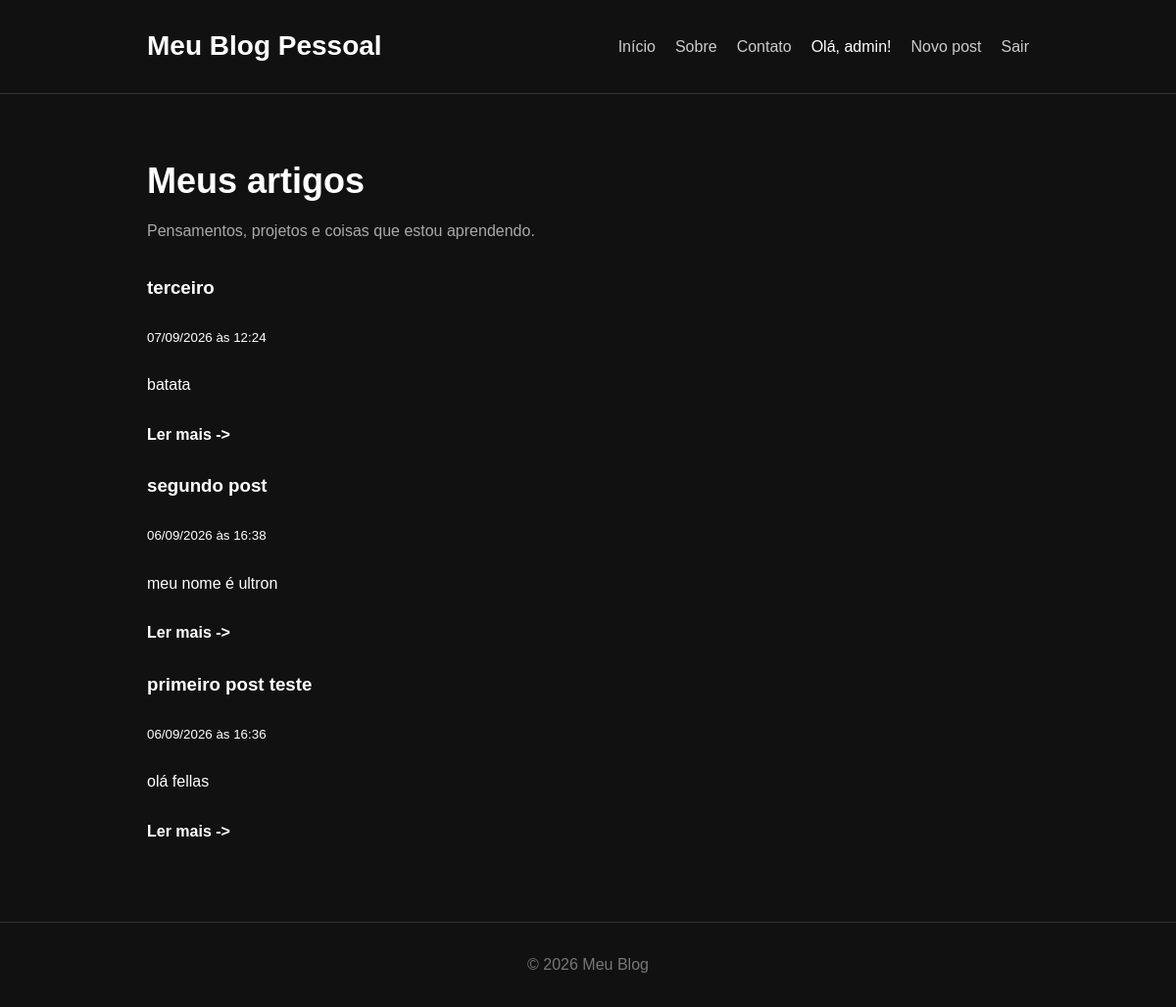
The page / (signed in) on the database its author committed.
### tables this page shows
CREATE TABLE users (
            id INTEGER PRIMARY KEY AUTOINCREMENT,
            username TEXT NOT NULL UNIQUE,
            password TEXT NOT NULL
        );

CREATE TABLE posts (
            id INTEGER PRIMARY KEY AUTOINCREMENT,
            title TEXT NOT NULL,
            content TEXT NOT NULL,
            created_at TIMESTAMP DEFAULT CURRENT_TIMESTAMP
        );

### app.py (the view)
@app.route("/")
def home():
    posts = get_all_posts()
    return render_template("index.html", posts=posts)

### app.py (called while the page is built)
def get_current_user():
    if "user_id" not in session:
        return None
    return get_user_by_id(session["user_id"])

@app.context_processor
def inject_user():
    return {
        "user": get_current_user()
    }

@app.template_filter("format_datetime")
def format_datetime(value):
    if not value:
        return ""
    dt = datetime.strptime(value, "%Y-%m-%d %H:%M:%S")
    dt = dt.replace(tzinfo=timezone.utc)
    dt = dt.astimezone(ZoneInfo("America/Recife"))
    return dt.strftime("%d/%m/%Y às %H:%M")

### database.py (called while the page is built)
def get_db_connection():
    conn = sqlite3.connect("blog.db")
    conn.row_factory = sqlite3.Row
    return conn

def get_all_posts():
    conn = get_db_connection()
    posts = conn.execute(
        "SELECT * FROM posts ORDER BY id DESC"
    ).fetchall()
    conn.close()
    return posts

def get_user_by_id(id):
    conn = get_db_connection()
    user = conn.execute(
        "SELECT * FROM users WHERE id = ?",
        (id,)
    ).fetchone()
    conn.close()
    return user

### templates/index.html (shortened to what this page needs)
<!DOCTYPE html>
<html lang="pt-br">
<head>
    <link rel="stylesheet" href="{{ url_for('static', filename='css/style.css') }}">
</head>
<body>
    <header class="header">
        <div class="container">
            <h1>Meu Blog Pessoal</h1>
            <nav>
                <a href="/">Início</a>
                <a href="#">Sobre</a>
                <a href="#">Contato</a>
                {% if user %}
                    <span>Olá, {{ user["username"] }}!</span>
                    <a href="{{url_for('create_post')}}">Novo post</a>
                    <a href="{{url_for('logout')}}">Sair</a>
                {% else %}
                    <a href="{{url_for('login')}}">Login</a>
                {% endif %}
            </nav>
        </div>
    </header>
    <main class="container">
        <section class="intro">
            <h2>Meus artigos</h2>
            <p>
                Pensamentos, projetos e coisas que estou aprendendo.
            </p>
        </section>
        <section class="posts">
            {% for post in posts %}
            <article class="posts">
                <h3>{{post["title"]}}</h3>
                <small>
                    {{ post["created_at"] | format_datetime }}
                </small>
                <p>
                    {{ post["content"] }}
                </p>
                <a href="{{url_for('post', id=post['id'])}}" class="read-more">
                    Ler mais ->
                </a>
            </article>
            {% endfor %}
        </section>
    </main>
    <footer class="footer">
        <p>
            © 2026 Meu Blog
        </p>
    </footer>
</html>

### static/css/style.css (style rules this page uses)
* { margin: 0; padding: 0; box-sizing: border-box; }
body { font-family: Arial, sans-serif; background-color: #111; color: #fff; line-height: 1.6; }
.container { width: 90%; max-width: 900px; margin: auto; }
.header { border-bottom: 1px solid #333; padding: 25px 0; }
.header .container { display: flex; justify-content: space-between; align-items: center; }
.header h1 { font-size: 28px; }
nav { display: flex; gap: 20px; }
nav a { color: #ccc; text-decoration: none; }
.intro { padding: 60px 0 30px; }
.intro h2 { font-size: 36px; margin-bottom: 10px; }
.intro p { color: #aaa; }
.posts { display: flex; flex-direction: column; gap: 25px; }
.read-more { color: #fff; text-decoration: none; font-weight: bold; }
.footer { margin-top: 80px; padding: 30px 0; text-align: center; border-top: 1px solid #333; color: #777; }

### rows shown on the page
users: username "admin"
posts: title "terceiro", created_at "07/09/2026 às 12:24", content "batata"
posts: title "segundo post", created_at "06/09/2026 às 16:38", content "meu nome é ultron"
posts: title "primeiro post teste", created_at "06/09/2026 às 16:36", content "olá fellas"
